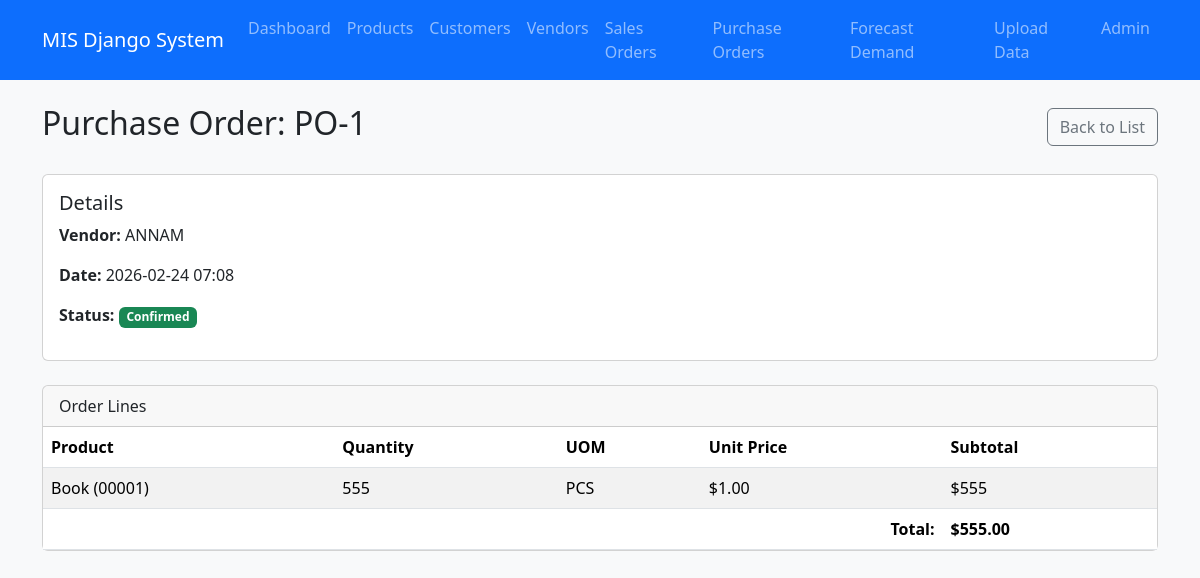
/purchase_orders/1/, run on the app's committed database.
### core/models.py (models this page shows, shortened)
class PurchaseOrder(models.Model):
    class Status(models.TextChoices):
        DRAFT = "draft", "Draft"
        CONFIRMED = "confirmed", "Confirmed"
    vendor = models.ForeignKey(Vendor, on_delete=models.PROTECT, related_name="purchase_orders")
    created_at = models.DateTimeField(auto_now_add=True)
    status = models.CharField(
        max_length=20,
        choices=Status.choices,
        default=Status.DRAFT
    )
    @property
    def total_amount(self):
        return sum((i.quantity * i.unit_price) for i in self.items.all())

class Vendor(models.Model):
    name = models.CharField(max_length=150)
    phone = models.CharField(max_length=30, blank=True)
    address = models.TextField(blank=True)

class PurchaseOrderItem(models.Model):
    order = models.ForeignKey(PurchaseOrder, on_delete=models.CASCADE, related_name="items")
    product = models.ForeignKey(Product, on_delete=models.PROTECT, related_name="purchase_order_items")
    quantity = models.PositiveIntegerField()
    unit_price = models.DecimalField(max_digits=10, decimal_places=2)

class Product(models.Model):
    UOM_CHOICES = [
        ('PCS', 'PCS'),
        ('KG', 'KG'),
        ('L', 'L'),
        ('Unit', 'Unit'),
    ]
    name = models.CharField(max_length=150)
    sku = models.CharField(max_length=50, unique=True)
    uom = models.CharField(max_length=10, choices=UOM_CHOICES, default='PCS')
    price = models.DecimalField(max_digits=10, decimal_places=2)
    stock_qty = models.PositiveIntegerField(default=0)

### core/views.py (the view)
# urls.py: path("purchase_orders/<int:pk>/", views.purchase_order_detail, name="purchase_order_detail"),
def purchase_order_detail(request, pk):
    order = get_object_or_404(PurchaseOrder.objects.select_related("vendor"), pk=pk)
    items = order.items.select_related("product").all()
    return render(request, "core/purchase_order_detail.html", {
        "order": order,
        "items": items,
    })

### core/templates/core/purchase_order_detail.html (shortened to what this page needs)
{% extends 'core/base.html' %}
{% block content %}
<div class="d-flex justify-content-between align-items-center mb-4">
    <h2>Purchase Order: PO-{{ order.id }}</h2>
    <a href="{% url 'purchase_order_list' %}" class="btn btn-outline-secondary">Back to List</a>
</div>
<div class="card mb-4">
    <div class="card-body">
        <h5>Details</h5>
        <p><strong>Vendor:</strong> {{ order.vendor.name }}</p>
        <p><strong>Date:</strong> {{ order.created_at|date:"Y-m-d H:i" }}</p>
        <p><strong>Status:</strong>
            {% if order.status == 'draft' %}
            <span class="badge bg-warning text-dark">Draft</span>
            {% else %}
            <span class="badge bg-success">Confirmed</span>
            {% endif %}
        </p>
    </div>
</div>
<div class="card">
    <div class="card-header">Order Lines</div>
    <div class="card-body p-0">
        <table class="table table-striped mb-0">
            <thead>
                <tr>
                    <th>Product</th>
                    <th>Quantity</th>
                    <th>UOM</th>
                    <th>Unit Price</th>
                    <th>Subtotal</th>
                </tr>
            </thead>
            <tbody>
                {% for item in items %}
                <tr>
                    <td>{{ item.product.name }} ({{ item.product.sku }})</td>
                    <td>{{ item.quantity }}</td>
                    <td>{{ item.product.uom }}</td>
                    <td>${{ item.unit_price }}</td>
                    <td>${% widthratio item.quantity 1 item.unit_price %}</td>
                </tr>
                {% empty %}
                <tr>
                    <td colspan="5">No items in this PO.</td>
                </tr>
                {% endfor %}
            </tbody>
            <tfoot>
                <tr>
                    <th colspan="4" class="text-end">Total:</th>
                    <th>${{ order.total_amount }}</th>
                </tr>
            </tfoot>
        </table>
    </div>
</div>
{% endblock %}

### data on the page
PurchaseOrder: id "1", vendor.name "ANNAM", created_at "2026-02-24 07:08", total_amount "555.00"
PurchaseOrderItem: product.name "Book", product.sku "00001", quantity "555", product.uom "PCS", unit_price "1.00", quantity+unit_price "555"
